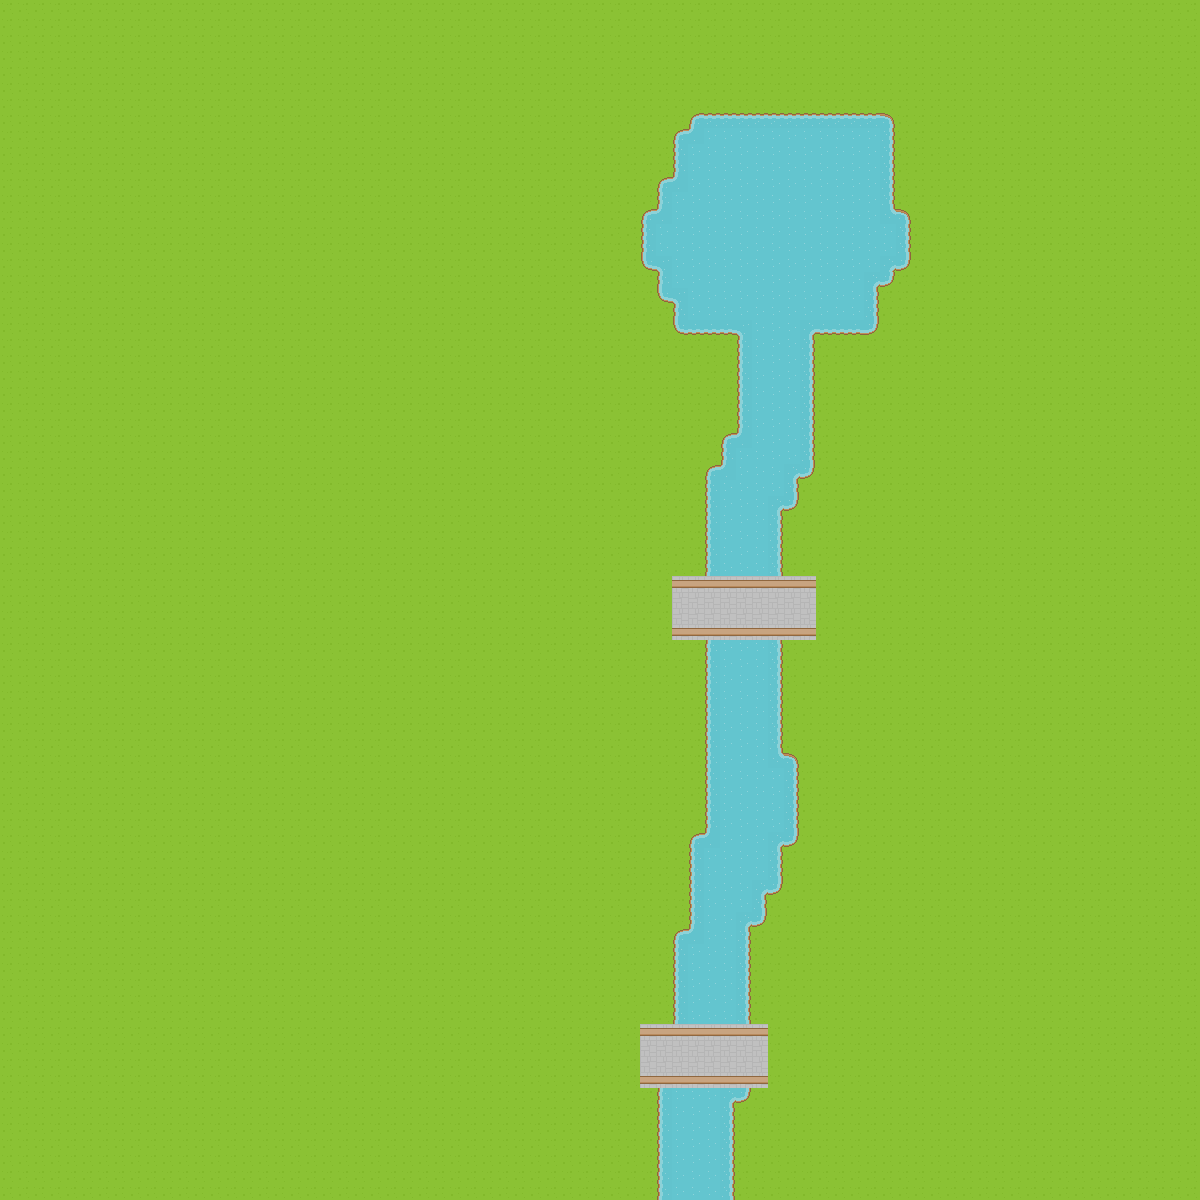

Rendered tile map (Tiled .tmx) drawn with the repository's tilesets; below, a short description and the map source with its tile grids summarised:
An orthogonal 75x75 tile map with 16x16 px tiles, 2 tile layers (Tile Layer 1, Tile Layer 2).

<map version="1.2" tiledversion="1.2.5" orientation="orthogonal" renderorder="right-down" width="75" height="75" tilewidth="16" tileheight="16" infinite="0" nextlayerid="4" nextobjectid="1">
 <tileset firstgid="1" name="MapTiles" tilewidth="16" tileheight="16" tilecount="18" columns="0">
  <grid orientation="orthogonal" width="1" height="1" />
  <tile id="0">
   <image width="16" height="16" source="River1.png" />
  </tile>
  <tile id="1">
   <image width="16" height="16" source="River2.png" />
  </tile>
  <tile id="2">
   <image width="16" height="16" source="river5.png" />
  </tile>
  <tile id="3">
   <image width="16" height="16" source="River7.png" />
  </tile>
  <tile id="4">
   <image width="16" height="16" source="reverc.png" />
  </tile>
  <tile id="5">
   <image width="16" height="16" source="grass1.png" />
  </tile>
  <tile id="6">
   <image width="16" height="16" source="river3.png" />
  </tile>
  <tile id="7">
   <image width="16" height="16" source="river9.png" />
  </tile>
  <tile id="8">
   <image width="16" height="16" source="river4.png" />
  </tile>
  <tile id="9">
   <image width="16" height="16" source="river6.png" />
  </tile>
  <tile id="10">
   <image width="16" height="16" source="river8.png" />
  </tile>
  <tile id="11">
   <image width="16" height="16" source="r2.png" />
  </tile>
  <tile id="12">
   <image width="16" height="16" source="r3.png" />
  </tile>
  <tile id="13">
   <image width="16" height="16" source="r4.png" />
  </tile>
  <tile id="15">
   <image width="16" height="16" source="brid.png" />
  </tile>
  <tile id="16">
   <image width="16" height="16" source="stone.png" />
  </tile>
  <tile id="17">
   <image width="16" height="16" source="stone.png" />
  </tile>
  <tile id="20">
   <image width="16" height="16" source="ct.png" />
  </tile>
 </tileset>
 <layer id="1" name="Tile Layer 1" width="75" height="75">
  <data>[5625 cells, 5625 non-empty, 14 distinct tile ids]</data>
 </layer>
 <layer id="2" name="Tile Layer 2" width="75" height="75">
  <data>[5625 cells, 5625 non-empty, 3 distinct tile ids]</data>
 </layer>
</map>
